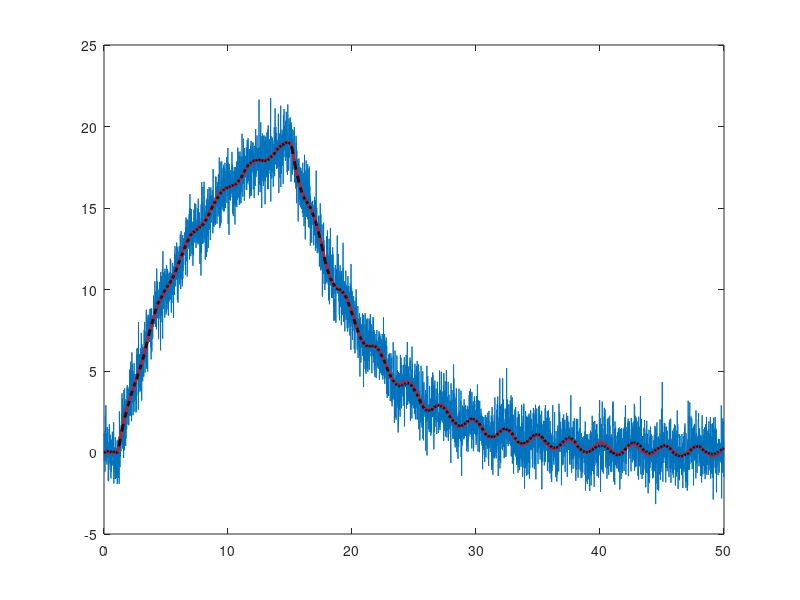
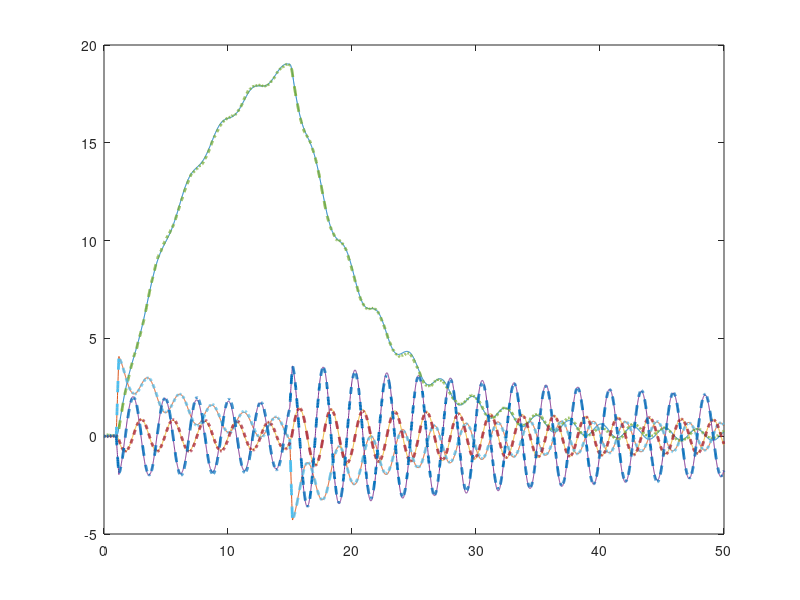

Recreate these plots in MATLAB, in order.

% valores carro e pendulo
m = 1.0;
M = 5.0;
L = 2.0;
g = -10.0;
d = 1.0;

% Pendulum up (s=1)
s = -1; 

% MATRIZES STATE SPACE
A = [0          1                0 0;
     0       -d/M           -m*g/M 0;
     0          0                0 1;
     0 -s*d/(M*L) -s*(m+M)*g/(M*L) 0];

B = [0; 1/M; 0; s*1/(M*L)];

C = [1, 0, 0, 0];

ob = obsv(A,C);


% Which measurements are best if we omit `x`
D = zeros(size(C,1), size(B,2));

Vd = 0.1*eye(4); % disturbance covariance
Vn = 1;          % noise covariance

BF = [B, Vd, 0*B]; % augment inputs with disturbance and noise

sysC = ss(A, BF, C, [0 0 0 0 0 Vn]);

sysFullOutput = ss(A,BF,eye(4), zeros(4, size(BF,2)));
% system with full state output, disturbance, no noise

%% Build Kalman filter
[Kf,P,E] = lqe(A,Vd,C,Vd,Vn);
Kf = (lqr(A', C', Vd, Vn))';

sysKF = ss(A-Kf*C, [B Kf], eye(4), 0*[B Kf]);

%% Estimate linearized system in `down` position (Gantry crane)
dt = 0.01;
t = dt:dt:50;
t = t - t(1);

uDIST  = randn(4,size(t,2));
uNOISE = randn(size(t));
u = 0*t;
u(100:120) = 100; % impulse
u(1500:1520) = -100; % impulse

uAUG = [u; Vd*Vd*uDIST; uNOISE];

[y, t] = lsim(sysC, uAUG, t);
plot(t,y);

[xtrue, t] = lsim(sysFullOutput, uAUG, t);
hold on;
plot(t, xtrue(:,1), 'r', 'linew', 2);

%% Kalman filter estimate
[x,t] = lsim(sysKF, [u;y'], t);
plot(t,x(:,1), 'k--', 'linew', 2);

%% 
figure
plot(t,xtrue, '-', t, x, '--', 'linew', 2);